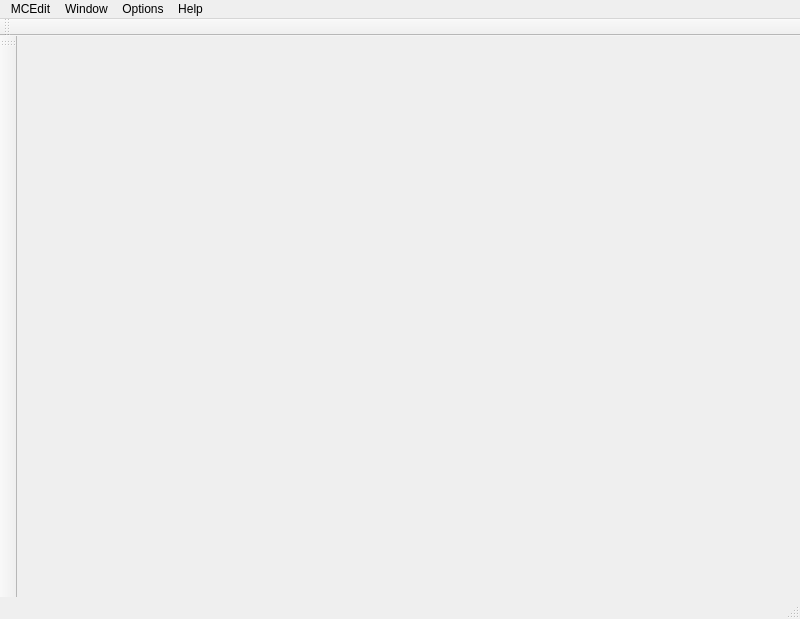
<?xml version="1.0" encoding="UTF-8"?>
<ui version="4.0">
 <class>mainWindow</class>
 <widget class="QMainWindow" name="mainWindow">
  <property name="geometry">
   <rect>
    <x>0</x>
    <y>0</y>
    <width>800</width>
    <height>619</height>
   </rect>
  </property>
  <property name="windowTitle">
   <string>MCEdit tech demo</string>
  </property>
  <widget class="QWidget" name="centralwidget">
   <layout class="QVBoxLayout" name="verticalLayout">
    <property name="margin">
     <number>0</number>
    </property>
    <item>
     <widget class="QTabWidget" name="tabWidget">
      <property name="documentMode">
       <bool>true</bool>
      </property>
      <property name="tabsClosable">
       <bool>true</bool>
      </property>
     </widget>
    </item>
   </layout>
  </widget>
  <widget class="QMenuBar" name="menubar">
   <property name="geometry">
    <rect>
     <x>0</x>
     <y>0</y>
     <width>800</width>
     <height>21</height>
    </rect>
   </property>
   <widget class="QMenu" name="menuMCEdit">
    <property name="title">
     <string>MCEdit</string>
    </property>
    <widget class="QMenu" name="menuRecent_Worlds">
     <property name="title">
      <string>Recent Worlds</string>
     </property>
     <addaction name="actionClearRecent"/>
     <addaction name="separator"/>
    </widget>
    <addaction name="actionNew_World"/>
    <addaction name="actionOpen_World"/>
    <addaction name="menuRecent_Worlds"/>
    <addaction name="actionShow_World_List"/>
    <addaction name="separator"/>
    <addaction name="actionClose_World"/>
    <addaction name="actionSave_World"/>
    <addaction name="actionSave_World_As"/>
    <addaction name="separator"/>
    <addaction name="actionExit_MCEdit"/>
   </widget>
   <widget class="QMenu" name="menuHelp">
    <property name="title">
     <string>Help</string>
    </property>
    <addaction name="actionAbout_MCEdit"/>
   </widget>
   <widget class="QMenu" name="menuWindow">
    <property name="title">
     <string>Window</string>
    </property>
   </widget>
   <widget class="QMenu" name="menuOptions">
    <property name="title">
     <string>Options</string>
    </property>
    <addaction name="actionEnable_Lighting_Updates"/>
    <addaction name="separator"/>
    <addaction name="actionConfigure_Blocks_Items"/>
    <addaction name="separator"/>
    <addaction name="actionPreferences"/>
    <addaction name="actionPlugins"/>
    <addaction name="actionEnable_Developer_Mode"/>
   </widget>
   <addaction name="menuMCEdit"/>
   <addaction name="menuWindow"/>
   <addaction name="menuOptions"/>
   <addaction name="menuHelp"/>
  </widget>
  <widget class="QStatusBar" name="statusbar"/>
  <widget class="QToolBar" name="toolsToolBar">
   <property name="windowTitle">
    <string>Tools</string>
   </property>
   <property name="toolButtonStyle">
    <enum>Qt::ToolButtonTextUnderIcon</enum>
   </property>
   <attribute name="toolBarArea">
    <enum>LeftToolBarArea</enum>
   </attribute>
   <attribute name="toolBarBreak">
    <bool>false</bool>
   </attribute>
  </widget>
  <widget class="QToolBar" name="panelsToolBar">
   <property name="windowTitle">
    <string>toolBar</string>
   </property>
   <property name="toolButtonStyle">
    <enum>Qt::ToolButtonTextUnderIcon</enum>
   </property>
   <attribute name="toolBarArea">
    <enum>TopToolBarArea</enum>
   </attribute>
   <attribute name="toolBarBreak">
    <bool>false</bool>
   </attribute>
  </widget>
  <action name="actionNew_World">
   <property name="text">
    <string>New World...</string>
   </property>
  </action>
  <action name="actionOpen_World">
   <property name="text">
    <string>Open World...</string>
   </property>
  </action>
  <action name="actionShow_World_List">
   <property name="text">
    <string>Show World List</string>
   </property>
  </action>
  <action name="actionClose_World">
   <property name="text">
    <string>Close World</string>
   </property>
  </action>
  <action name="actionSave_World">
   <property name="text">
    <string>Save World</string>
   </property>
  </action>
  <action name="actionSave_World_As">
   <property name="text">
    <string>Save World As...</string>
   </property>
  </action>
  <action name="actionExit_MCEdit">
   <property name="text">
    <string>Exit MCEdit</string>
   </property>
  </action>
  <action name="actionAbout_MCEdit">
   <property name="text">
    <string>About MCEdit 2...</string>
   </property>
  </action>
  <action name="actionClearRecent">
   <property name="text">
    <string>Clear</string>
   </property>
  </action>
  <action name="actionEnable_Lighting_Updates">
   <property name="checkable">
    <bool>true</bool>
   </property>
   <property name="checked">
    <bool>true</bool>
   </property>
   <property name="text">
    <string>Enable Lighting Updates</string>
   </property>
  </action>
  <action name="actionPreferences">
   <property name="text">
    <string>Preferences...</string>
   </property>
   <property name="menuRole">
    <enum>QAction::PreferencesRole</enum>
   </property>
  </action>
  <action name="actionConfigure_Blocks_Items">
   <property name="text">
    <string>Configure Blocks/Items...</string>
   </property>
  </action>
  <action name="actionPlugins">
   <property name="text">
    <string>Plugins...</string>
   </property>
  </action>
  <action name="actionEnable_Developer_Mode">
   <property name="checkable">
    <bool>true</bool>
   </property>
   <property name="text">
    <string>Enable Developer Mode</string>
   </property>
  </action>
 </widget>
 <resources/>
 <connections/>
</ui>
